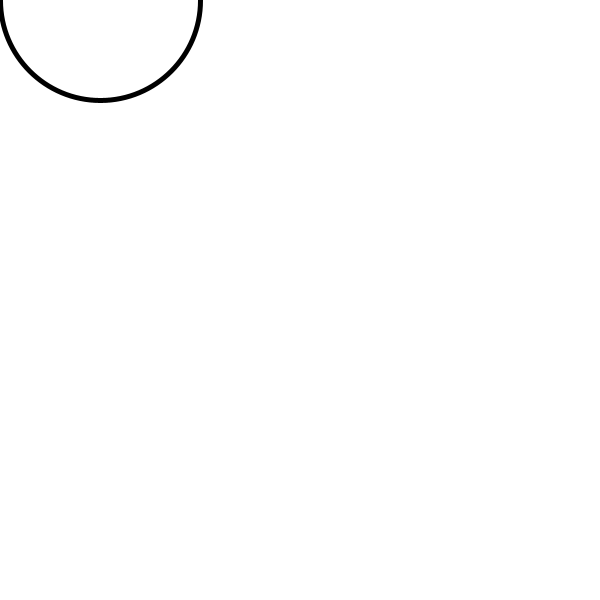
Frame 1 (no input)
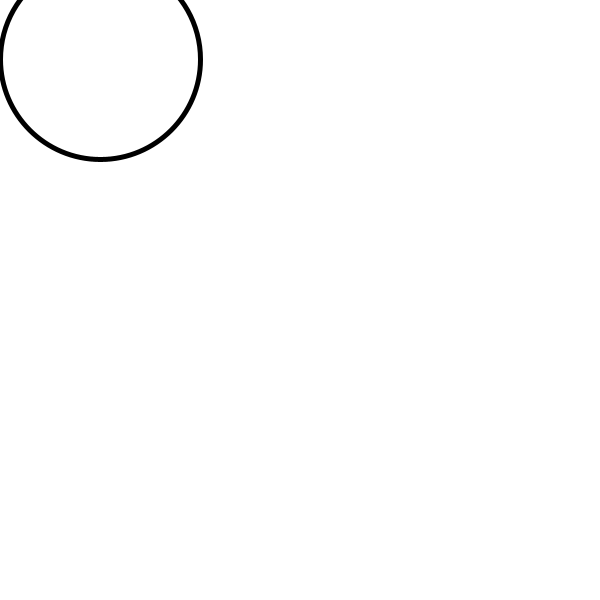
Frame 60 (the mouse pressed at the canvas centre just before this capture)
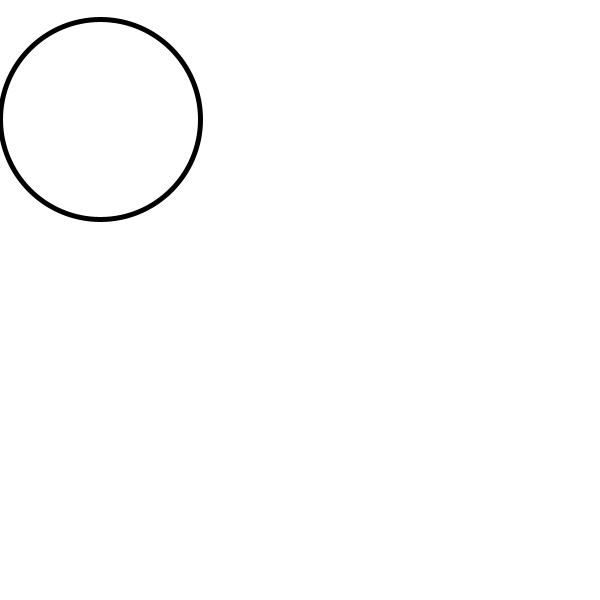
Frame 120 (the mouse held since frame 60 and released just before this capture)

The Processing sketch that drew these frames (run headless with seeded random() and noise(); from frame 60 on, the mouse is pressed at the canvas centre):

// Processing sketch: sketch_260225a
// ── sketch_260225a.pde
// Kimlong Chhun
//Animation

int y;

void setup() {
  size(600, 600);
  y = 0;
  strokeWeight(5);
}

void draw() {
  background(255);
  ellipse(100, y, 200, 200);
     y = y +1;
    if( y > 700)
    y = -150;
  
}
